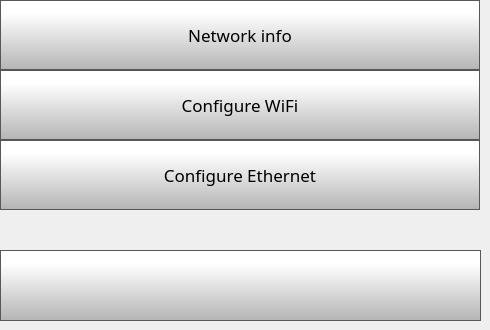
    <widget class="QWidget" name="networkSettingsPage">
     <widget class="QPushButton" name="networkInfoButton">
      <property name="geometry">
       <rect>
        <x>0</x>
        <y>0</y>
        <width>480</width>
        <height>70</height>
       </rect>
      </property>
      <property name="minimumSize">
       <size>
        <width>0</width>
        <height>70</height>
       </size>
      </property>
      <property name="font">
       <font>
        <family>Gotham</family>
        <pointsize>13</pointsize>
       </font>
      </property>
      <property name="styleSheet">
       <string notr="true">QPushButton {
     border: 1px solid rgb(87, 87, 87);
	background-color: qlineargradient(spread:pad, x1:0, y1:1, x2:0, y2:0.188, stop:0 rgba(180, 180, 180, 255), stop:1 rgba(255, 255, 255, 255));


}

QPushButton:pressed {
    background-color: qlineargradient(x1: 0, y1: 0, x2: 0, y2: 1,
                                      stop: 0 #dadbde, stop: 1 #f6f7fa);
}

QPushButton:flat {
    border: none; /* no border for a flat push button */
}

QPushButton:default {
    border-color: navy; /* make the default button prominent */
}

QPushButton:focus {
	outline: none;
}</string>
      </property>
      <property name="text">
       <string>Network info</string>
      </property>
      <property name="iconSize">
       <size>
        <width>40</width>
        <height>40</height>
       </size>
      </property>
     </widget>
     <widget class="QPushButton" name="configureWifiButton">
      <property name="geometry">
       <rect>
        <x>0</x>
        <y>70</y>
        <width>480</width>
        <height>70</height>
       </rect>
      </property>
      <property name="minimumSize">
       <size>
        <width>0</width>
        <height>70</height>
       </size>
      </property>
      <property name="font">
       <font>
        <family>Gotham</family>
        <pointsize>13</pointsize>
       </font>
      </property>
      <property name="styleSheet">
       <string notr="true">QPushButton {
     border: 1px solid rgb(87, 87, 87);
	background-color: qlineargradient(spread:pad, x1:0, y1:1, x2:0, y2:0.188, stop:0 rgba(180, 180, 180, 255), stop:1 rgba(255, 255, 255, 255));


}

QPushButton:pressed {
    background-color: qlineargradient(x1: 0, y1: 0, x2: 0, y2: 1,
                                      stop: 0 #dadbde, stop: 1 #f6f7fa);
}

QPushButton:flat {
    border: none; /* no border for a flat push button */
}

QPushButton:default {
    border-color: navy; /* make the default button prominent */
}

QPushButton:focus {
	outline: none;
}</string>
      </property>
      <property name="text">
       <string>Configure WiFi</string>
      </property>
      <property name="iconSize">
       <size>
        <width>40</width>
        <height>40</height>
       </size>
      </property>
     </widget>
     <widget class="QPushButton" name="configureEthButton">
      <property name="geometry">
       <rect>
        <x>0</x>
        <y>140</y>
        <width>480</width>
        <height>70</height>
       </rect>
      </property>
      <property name="minimumSize">
       <size>
        <width>0</width>
        <height>70</height>
       </size>
      </property>
      <property name="font">
       <font>
        <family>Gotham</family>
        <pointsize>13</pointsize>
       </font>
      </property>
      <property name="styleSheet">
       <string notr="true">QPushButton {
     border: 1px solid rgb(87, 87, 87);
	background-color: qlineargradient(spread:pad, x1:0, y1:1, x2:0, y2:0.188, stop:0 rgba(180, 180, 180, 255), stop:1 rgba(255, 255, 255, 255));


}

QPushButton:pressed {
    background-color: qlineargradient(x1: 0, y1: 0, x2: 0, y2: 1,
                                      stop: 0 #dadbde, stop: 1 #f6f7fa);
}

QPushButton:flat {
    border: none; /* no border for a flat push button */
}

QPushButton:default {
    border-color: navy; /* make the default button prominent */
}

QPushButton:focus {
	outline: none;
}</string>
      </property>
      <property name="text">
       <string>Configure Ethernet</string>
      </property>
      <property name="iconSize">
       <size>
        <width>40</width>
        <height>40</height>
       </size>
      </property>
     </widget>
     <widget class="QPushButton" name="networkSettingsBackButton">
      <property name="geometry">
       <rect>
        <x>0</x>
        <y>250</y>
        <width>481</width>
        <height>71</height>
       </rect>
      </property>
      <property name="minimumSize">
       <size>
        <width>0</width>
        <height>0</height>
       </size>
      </property>
      <property name="font">
       <font>
        <family>Gotham Light</family>
        <pointsize>9</pointsize>
       </font>
      </property>
      <property name="styleSheet">
       <string notr="true">QPushButton {
     border: 1px solid rgb(87, 87, 87);
	background-color: qlineargradient(spread:pad, x1:0, y1:1, x2:0, y2:0.188, stop:0 rgba(180, 180, 180, 255), stop:1 rgba(255, 255, 255, 255));


}

QPushButton:pressed {
    background-color: qlineargradient(x1: 0, y1: 0, x2: 0, y2: 1,
                                      stop: 0 #dadbde, stop: 1 #f6f7fa);
}

QPushButton:flat {
    border: none; /* no border for a flat push button */
}

QPushButton:default {
    border-color: navy; /* make the default button prominent */
}</string>
      </property>
      <property name="text">
       <string/>
      </property>
      <property name="icon">
       <iconset>
        <normaloff>templates/img/arrows-4.png</normaloff>templates/img/arrows-4.png</iconset>
      </property>
      <property name="iconSize">
       <size>
        <width>50</width>
        <height>50</height>
       </size>
      </property>
      <property name="checkable">
       <bool>false</bool>
      </property>
      <property name="autoDefault">
       <bool>false</bool>
      </property>
      <property name="default">
       <bool>false</bool>
      </property>
      <property name="flat">
       <bool>false</bool>
      </property>
     </widget>
    </widget>
